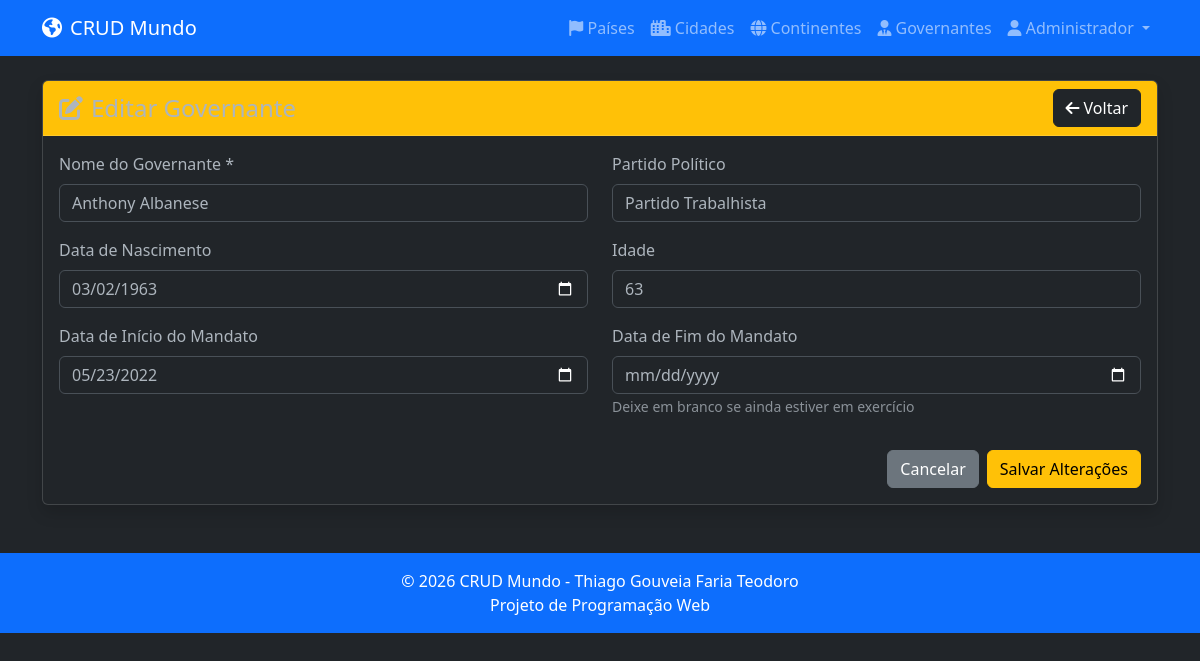
/pages/governantes/edit.php?id=4 (signed in), run on the app's committed database.
### tables this page shows
CREATE TABLE tb_governantes (
    id_governante INT AUTO_INCREMENT PRIMARY KEY,
    nome VARCHAR(150) NOT NULL,
    partido_politico VARCHAR(100),
    data_nascimento DATE,
    idade INT,
    data_inicio_mandato DATE,
    data_fim_mandato DATE
);

### pages/governantes/edit.php (the view, shortened to what this page needs)
<?php
require_once '../../include/header.php';
$id_governante = intval($_GET['id']);
$db = Database::getInstance();
$pdo = $db->getConnection();
$stmt = $pdo->prepare("SELECT * FROM tb_governantes WHERE id_governante = :id");
$stmt->execute([':id' => $id_governante]);
$governante = $stmt->fetch();
?>
<div class="card shadow">
    <div class="card-header bg-warning d-flex justify-content-between align-items-center">
        <h4 class="mb-0"><i class="fas fa-edit me-2"></i>Editar Governante</h4>
        <a href="index.php" class="btn btn-dark">
            <i class="fas fa-arrow-left me-1"></i>Voltar
        </a>
    </div>
    <div class="card-body">
        <form method="POST" id="formEditarGovernante">
            <div class="row">
                <div class="col-md-6 mb-3">
                    <label for="nome" class="form-label">Nome do Governante *</label>
                    <input type="text" class="form-control" id="nome" name="nome"
                           value="<?php echo htmlspecialchars($governante['nome']); ?>" required>
                </div>
                <div class="col-md-6 mb-3">
                    <label for="partido_politico" class="form-label">Partido Político</label>
                    <input type="text" class="form-control" id="partido_politico" name="partido_politico"
                           value="<?php echo htmlspecialchars($governante['partido_politico'] ?? ''); ?>">
                </div>
                <div class="col-md-6 mb-3">
                    <label for="data_nascimento" class="form-label">Data de Nascimento</label>
                    <input type="date" class="form-control" id="data_nascimento" name="data_nascimento"
                           value="<?php echo $governante['data_nascimento'] ?? ''; ?>">
                </div>
                <div class="col-md-6 mb-3">
                    <label for="idade" class="form-label">Idade</label>
                    <input type="number" class="form-control" id="idade" name="idade"
                           value="<?php echo $governante['idade'] ?? ''; ?>" min="0" max="120">
                </div>
                <div class="col-md-6 mb-3">
                    <label for="data_inicio_mandato" class="form-label">Data de Início do Mandato</label>
                    <input type="date" class="form-control" id="data_inicio_mandato" name="data_inicio_mandato"
                           value="<?php echo $governante['data_inicio_mandato'] ?? ''; ?>">
                </div>
                <div class="col-md-6 mb-3">
                    <label for="data_fim_mandato" class="form-label">Data de Fim do Mandato</label>
                    <input type="date" class="form-control" id="data_fim_mandato" name="data_fim_mandato"
                           value="<?php echo $governante['data_fim_mandato'] ?? ''; ?>">
                    <small class="text-muted">Deixe em branco se ainda estiver em exercício</small>
                </div>
            </div>
            <div class="d-flex justify-content-end mt-3">
                <a href="index.php" class="btn btn-secondary me-2">Cancelar</a>
                <button type="submit" class="btn btn-warning">Salvar Alterações</button>
            </div>
        </form>
    </div>
</div>
<?php require_once '../../include/footer.php'; ?>

### data on the page
tb_governantes: nome "Anthony Albanese", partido_politico "Partido Trabalhista", data_nascimento "03/02/1963", idade "63", data_inicio_mandato "05/23/2022"

### other printed values
$_SESSION['usuario_nome'] "Administrador"
